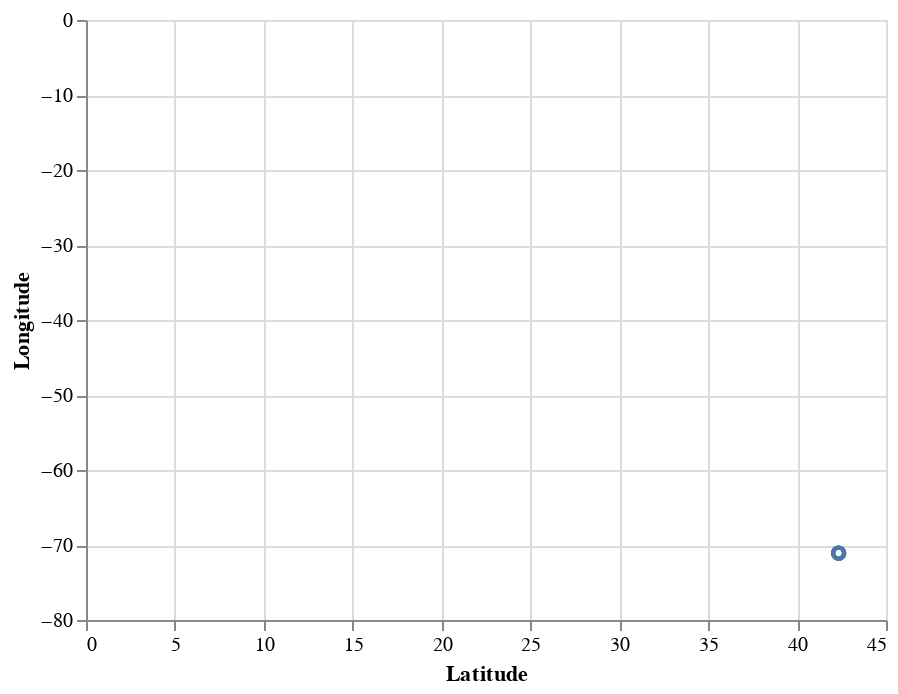

Write notebook code for a chart like this one.
### Code cell
alt.Chart(df2).mark_point().encode(
    x="Latitude", 
    y="Longitude"



)

### Figure 1 — Vega-Lite specification as saved in the notebook (floating-point values rounded to 4 significant figures)
{"config": {"view": {"continuousWidth": 400, "continuousHeight": 300}}, "data": {"name": "data-c30f3cf867f9548914b7616d51fcce53"}, "mark": "point", "encoding": {"x": {"field": "Latitude", "type": "quantitative"}, "y": {"field": "Longitude", "type": "quantitative"}}, "$schema": "https://vega.github.io/schema/vega-lite/v4.17.0.json", "datasets": {"data-c30f3cf867f9548914b7616d51fcce53": [{"Year": 2019, "Site Name (of Overall AQI)": "BOSTON KENMORE SQ", "Overall AQI Value\t": 35.47, "PM25": 32.2, "Latitude": 42.35, "Longitude": -71.1}, {"Year": 2019, "Site Name (of Overall AQI)": "DUDLEY SQUARE ROXBURY", "Overall AQI Value\t": 38.71, "PM25": 33.38, "Latitude": 42.33, "Longitude": -71.08}, {"Year": 2019, "Site Name (of Overall AQI)": "VON HILLERN ST", "Overall AQI Value\t": 41.74, "PM25": 40.97, "Latitude": 42.33, "Longitude": -71.06}, {"Year": 2020, "Site Name (of Overall AQI)": "BOSTON KENMORE SQ", "Overall AQI Value\t": 35.79, "PM25": 34.71, "Latitude": 42.35, "Longitude": -71.1}, {"Year": 2020, "Site Name (of Overall AQI)": "DUDLEY SQUARE ROXBURY", "Overall AQI Value\t": 38.09, "PM25": 30.13, "Latitude": 42.33, "Longitude": -71.08}, {"Year": 2020, "Site Name (of Overall AQI)": "VON HILLERN ST", "Overall AQI Value\t": 39.9, "PM25": 39.32, "Latitude": 42.33, "Longitude": -71.06}, {"Year": 2021, "Site Name (of Overall AQI)": "BOSTON KENMORE SQ", "Overall AQI Value\t": 40.94, "PM25": 40.06, "Latitude": 42.35, "Longitude": -71.1}, {"Year": 2021, "Site Name (of Overall AQI)": "DUDLEY SQUARE ROXBURY", "Overall AQI Value\t": 36.45, "PM25": 29.23, "Latitude": 42.33, "Longitude": -71.08}, {"Year": 2021, "Site Name (of Overall AQI)": "VON HILLERN ST", "Overall AQI Value\t": 40.62, "PM25": 39.62, "Latitude": 42.33, "Longitude": -71.06}]}}
